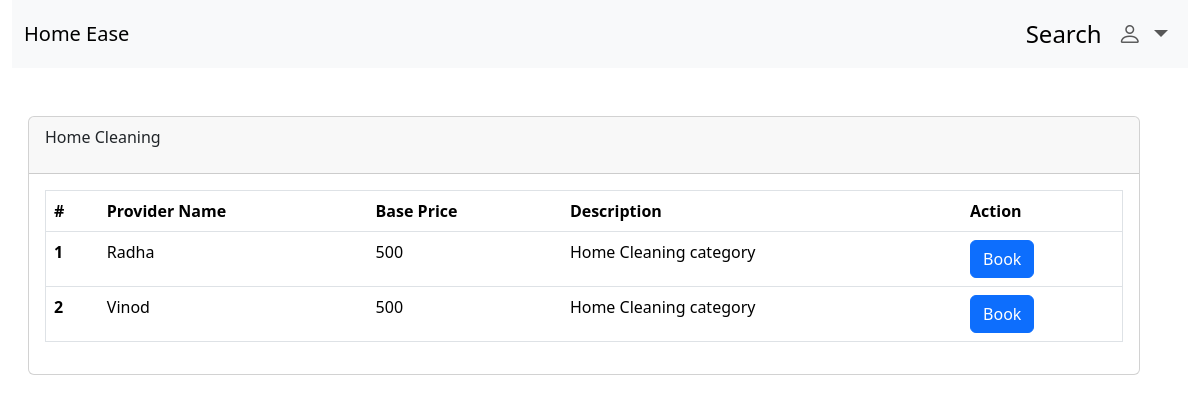
Page /service/Home Cleaning on the committed database.
### backend/models.py (models this page shows, shortened)
class ServiceProvider(db.Model,UserMixin):
    __tablename__='serviceprovider'
    id=db.Column(db.Integer, primary_key=True, autoincrement=True)
    name=db.Column(db.String)
    city=db.Column(db.String)
    email=db.Column(db.String,unique=True, nullable=False)
    password=db.Column(db.String)
    exp=db.Column(db.Integer)
    phone=db.Column(db.String)
    status=db.Column(db.String)
    servicename= db.Column(db.String, db.ForeignKey("services.name"))
    receive_request=db.relationship("Request",backref="service", cascade="all, delete-orphan")
    avail_slots=db.relationship("ProvidersAvailability",backref="servprovider",cascade="all, delete-orphan")

class Services(db.Model):
    __tablename__="services"
    id=db.Column(db.Integer, primary_key=True, autoincrement=True)
    name=db.Column(db.String,unique=True)
    baseprice=db.Column(db.Integer)
    description=db.Column(db.String)
    Sproviders=db.relationship("ServiceProvider", backref="service")

### backend/routes.py (the view)
@app.route("/service/<servicename>", methods=["GET","POST"])
def viewservice(servicename):
    if request.method=="GET":
        spobjs=db.session.query(ServiceProvider).filter_by(servicename=servicename).all()
        return render_template("customer/service.html",sps=spobjs,servicename=servicename)

### templates/customer/service.html (shortened to what this page needs)
<!DOCTYPE html>
<html lang="en">
<head>
    <link href="https://cdn.jsdelivr.net/npm/bootstrap@5.3.8/dist/css/bootstrap.min.css" rel="stylesheet"
>
    <link rel="stylesheet" href="https://cdn.jsdelivr.net/npm/bootstrap-icons@1.13.1/font/bootstrap-icons.min.css">
</head>
<body>
    <div class="container-fluid ">
        <nav class="navbar navbar-expand-lg bg-body-tertiary">
            <div class="container-fluid">
                <a class="navbar-brand" href="#">Home Ease</a>
                <div class="collapse navbar-collapse" id="navbarSupportedContent">
                    <ul class="navbar-nav mb-2 mb-lg-0 fs-4 ms-auto">
                        <li class="nav-item">
                            <a class="nav-link active" aria-current="page" href="#">Search</a>
                        </li>
                        <li class="nav-item dropdown">
                            <a class="nav-link dropdown-toggle" href="#" role="button" data-bs-toggle="dropdown"
                                aria-expanded="false">
                                <i class="bi bi-person"></i>
                            </a>
                        </li>
                    </ul>
                </div>
            </div>
        </nav>
        <div class="card ms-3  mt-5 me-5">
            <div class="card-header d-flex">
                <p>{{servicename}}</p>
            </div>
            <div class="card-body">
                <table class="table border  ">
                    <thead>
                        <tr>
                            <th scope="col">#</th>
                            <th scope="col">Provider Name</th>
                            <th scope="col"> Base Price</th>
                            <th scope="col">Description</th>
                            <th>Action</th>
                        </tr>
                    </thead>
                    <tbody>
                         {% for sp in sps %}
                        <tr>
                            <th scope="row">{{loop.index}}</th>
                            <td>{{sp.name}}</td>
                            <td>{{sp.service.baseprice}}</td>
                            <td>{{sp.service.description}}</td>
                            <td>
                               <a href="" type="button" class="btn btn-primary">Book</a>
                            </td>
                        </tr>
                        {% endfor %}
                    </tbody>
                </table>
            </div>
        </div>
    </div>
</body>
</html>

### rows in the picture
ServiceProvider: name "Radha", service.baseprice "500", service.description "Home Cleaning category"
ServiceProvider: name "Vinod", service.baseprice "500", service.description "Home Cleaning category"

### other values in the picture
{{ servicename }} "Home Cleaning"
